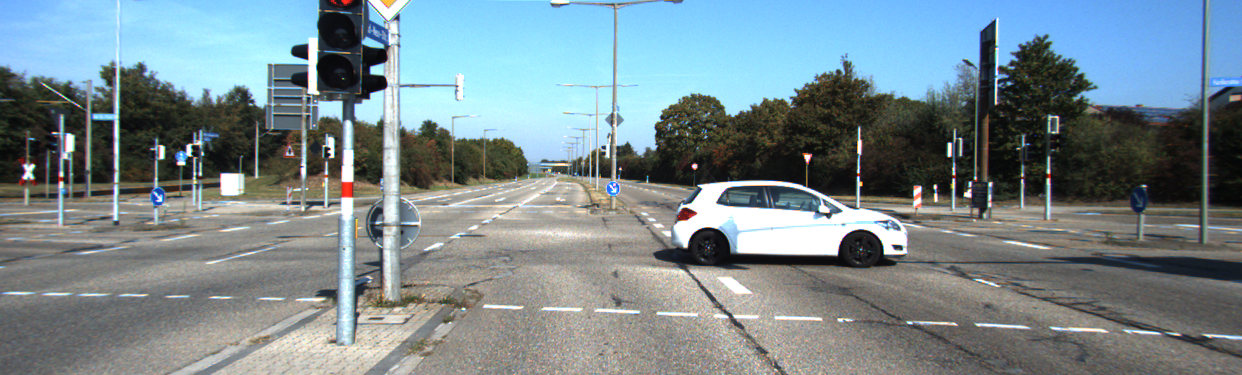
#> input picture Fuse_Camera_Lidar/Testing/L.png, 1242 x 375 px
$ jupyter execute --allow-errors 'fuse_lidar_camera - Kopie.ipynb'
#> lines starting #> are read from the running program, lines starting #| are printed output that depends on the picture
# Import Libraries

[cell 1]
import pandas as pd
import numpy as np
import cv2
import matplotlib.pyplot as plt
import numpy as np
import math
import os
import matplotlib
from scipy.interpolate import griddata
# Disable scientific notation
np.set_printoptions(suppress=True)

# Read Image

[cell 2]
image = cv2.imread('L.png')
#> image is the input picture: shape (375, 1242, 3); mean B, G, R 142.4, 136.4, 120.3
print(image.shape)
#| (375, 1242, 3)
#image = cv2.cvtColor(image, cv2.COLOR_RGB2BGR)
plt.imshow(image)
width, height = image.shape[1], image.shape[0]
#> width = 1242; height = 375

# Load Matrices

[cell 3]
velo_2_cam = open("calib_velo_to_cam.txt", "r")
#> (reads Fuse_Camera_Lidar/Testing/calib_velo_to_cam.txt from the repository)
cam_2_cam = open('calib_cam_to_cam.txt','r')
#> (reads Fuse_Camera_Lidar/Testing/calib_cam_to_cam.txt from the repository)

lines = velo_2_cam.readlines()
lines2 = cam_2_cam.readlines()

data_r = np.array(lines[1][3:-1].split(),dtype=np.float32).reshape(3,3)
data_t = np.array(lines[2][3:-1].split(),dtype=np.float32).reshape(3,1)

intrinsic_matrix = np.array(lines2[19][5:-1].split(),dtype = np.float32).reshape(3,3)
extrinsic_matrix = np.hstack((data_r, data_t))
rectification_matrix = np.array(lines2[24][11:-1].split(),dtype = np.float32).reshape(3,3)
projection_matrix = np.array(lines2[25][11:-1].split(),dtype = np.float32).reshape(-1,4)

# Create dataframe of lidar points

#> (a cell that did not finish here is left out)

# Apply fusion algorithm

[cell 5]
image = cv2.imread('L.png')
pixel_points = []
lidar_points = []

#> (the rest of this cell did not finish here and is left out)

[cell 6]
plt.imshow(image)
#cv2.imwrite('Fused.png',image)

[cell 7]
lidar_points_np = [(v,u,depth) for (u,v,depth) in lidar_points ]
sparse_depth_map = np.zeros(shape = (height,width))
for i,u,depth in lidar_points_np:
    sparse_depth_map[i,u] = depth

[cell 8]
valid_depths = sparse_depth_map[sparse_depth_map > 0]
#> (the rest of this cell did not finish here and is left out)

#

# FoundationStereo

[cell 9]
fs_depths = np.load('test_outputs/depth_meter.npy')
#> (reads Fuse_Camera_Lidar/Testing/test_outputs/depth_meter.npy from the repository)
fs_depths.shape, image.shape
#> Out = ((375, 1242), (375, 1242, 3))

[cell 10]
lidar_points_np = [(v,u,z) for (u,v,z) in lidar_points]

[cell 11]
my_disp = np.load('disparity.npy')
#> (reads Fuse_Camera_Lidar/Testing/disparity.npy from the repository)
my_depth =( 959.7910 * 0.5327 ) / my_disp
plt.figure(figsize=(17,10))
plt.imshow(fs_depths, vmin=0,vmax=60, interpolation='nearest')
plt.colorbar()
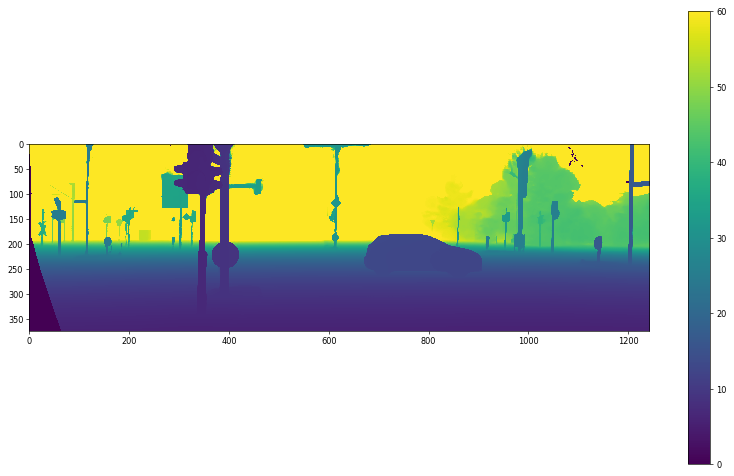
#> figure drawn by matplotlib, 2 panels

[cell 12]
difference_map = np.zeros(shape = (375,1242),dtype=np.float32)
fd_points = []
for i in range(375):
    for j in range(1242):
        d = fs_depths[i,j]
        if 0 <= d and d <= 60 :
            fd_points.append(d)

np.mean(fd_points) - np.mean([z for (x,y,z) in lidar_points])

for x,y,z in lidar_points_np:
    difference_map[x,y] = abs(fs_depths[i,j] - z)

plt.figure(figsize=(17,10))
plt.title('Absolute Error between Lidar and Foundation Stereo - Errors upto 1 meter')
plt.imshow(difference_map, vmin=0,vmax=1)
plt.colorbar()

plt.savefig('Error between Lidar and FS.png')
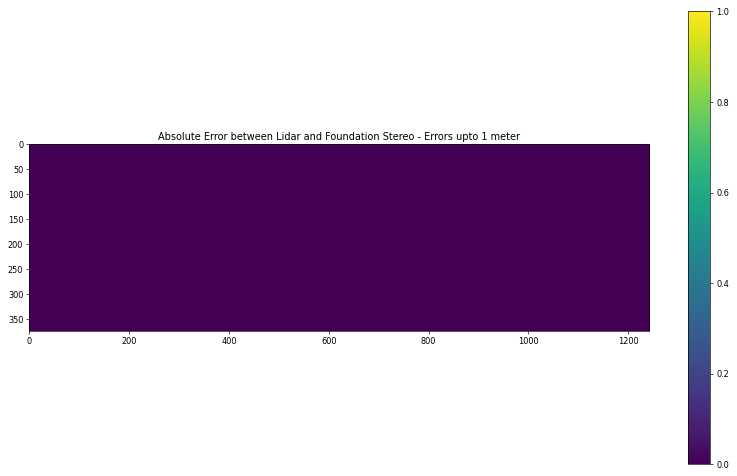
#> figure drawn by matplotlib, 2 panels

[cell 13]
bins = [0, 5, 10, 15, 20, 25, 30, 35, 50]  # Adjust as needed
colors = ["black", "blue", 'cyan', "green", "yellow", "orange", "red", "darkred"]  # Custom colors

# Create a colormap from the defined colors
cmap = matplotlib.colors.ListedColormap(colors)

# Use BoundaryNorm to ensure bins match colors, but no normalization is applied
norm = matplotlib.colors.BoundaryNorm(bins, cmap.N)
plt.figure(figsize=(20,10))
plt.imshow(fs_depths, norm = norm,cmap=cmap, interpolation='nearest')
#plt.imshow(fs_depths, cmap=cmap)

plt.title("Dense LiDAR Depth Map")
plt.colorbar()
plt.savefig('My Depth Map.png')
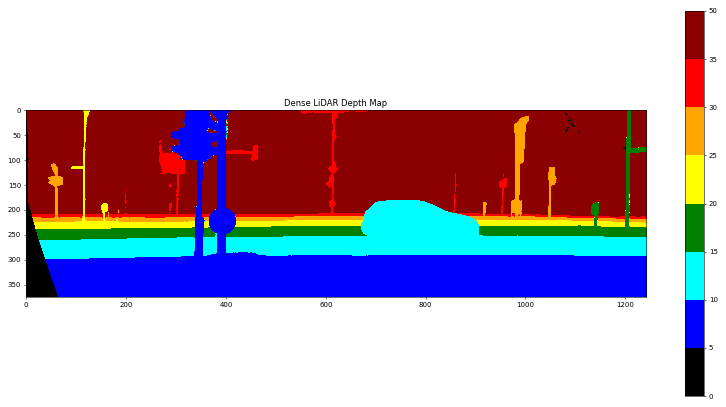
#> figure drawn by matplotlib, 2 panels
plt.show()

[cell 14]
depths = []
for x,y,z in lidar_points_np :
        predicted_depth = round(float(fs_depths[x,y]),2)
        gt_depth = z
        depths.append((x,y,z,predicted_depth))

predicted_depths = [x[3] for x in depths]
gt_depths = [x[2] for x in depths]
errors = [abs(x[2] - x[3]) for x in depths]

## With K Matrix

[cell 15]
import matplotlib.pyplot as plt

plt.scatter(gt_depths, predicted_depths, s=3, alpha=0.5,c = gt_depths)
plt.xlabel("Ground Truth Depth (m)")
plt.ylabel("Absolute Error (m)")
plt.title("Error vs Ground Truth Depth")
plt.ylim(0, 80)
plt.colorbar()
plt.grid(True)
plt.show()
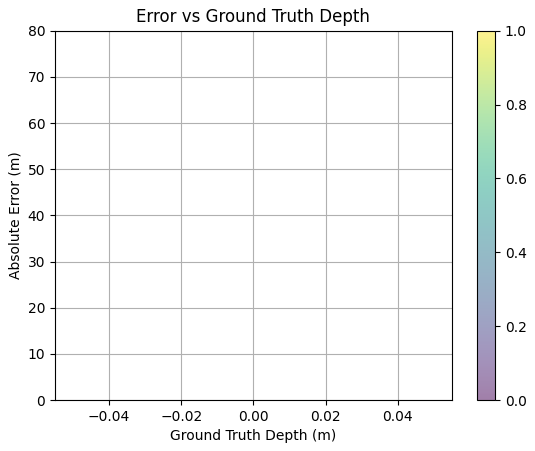
#> figure drawn by matplotlib, 2 panels

## With Projection Matrix

[cell 16]
import matplotlib.pyplot as plt

plt.figure(figsize=(12,10))
plt.scatter(gt_depths, predicted_depths, s=3, alpha=0.5,c = gt_depths)
plt.xlabel("Ground Truth Depth (m)")
plt.ylabel("Absolute Error (m)")
plt.title("Error vs Ground Truth Depth")
plt.ylim(0, 80)
plt.colorbar()
plt.grid(True)
plt.savefig('Plot of GT Truth vs FS Depth.png')
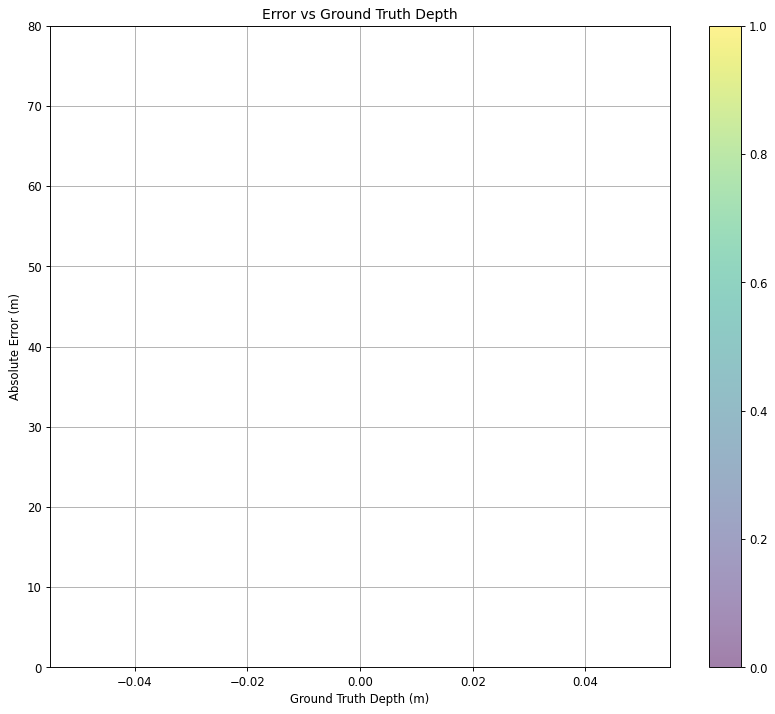
#> figure drawn by matplotlib, 2 panels
plt.show()

[cell 17]
import matplotlib.pyplot as plt

plt.figure(figsize=(12,10))
plt.scatter(gt_depths, errors, s=3, alpha=0.5,c = gt_depths)
plt.xlabel("Ground Truth Depth (m)")
plt.ylabel("Error (m)")
plt.title("FS Depth vs Ground Truth Depth")
plt.ylim(0, 80)
plt.colorbar()
plt.grid(True)
plt.savefig('Plot of GT Truth vs Error.png')
plt.show()
